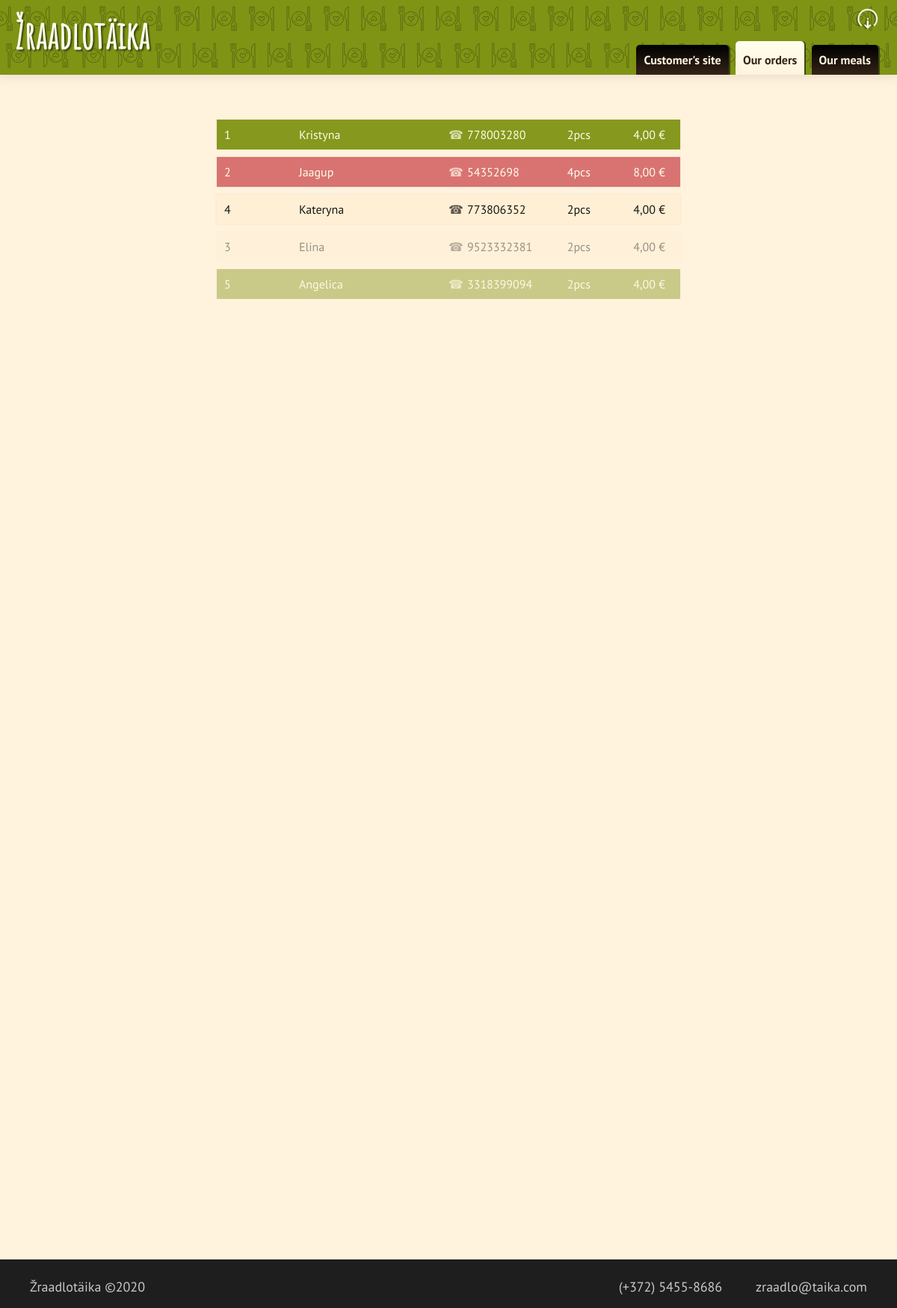
/orders.php (signed in), run on the app's committed database.
### tables this page shows
CREATE TABLE IF NOT EXISTS food_reservation
(
	reservation_id int,
    food_id int,
    food_quantity int NOT NULL,
    food_price double NOT NULL,
    reservation_state tinyint NOT NULL DEFAULT 0,
		 
         
         
         
         
	FOREIGN KEY (reservation_id)
		REFERENCES reservation (reservation_id),
	FOREIGN KEY (food_id)
		REFERENCES food (food_id),
	PRIMARY KEY (reservation_id, food_id)
);

CREATE TABLE IF NOT EXISTS reservation
(
    reservation_id int PRIMARY KEY AUTO_INCREMENT,
    access_code varchar(5) NOT NULL,
    customer_name varchar(100) NOT NULL,
    customer_contact varchar(16) NOT NULL
);

### common.php (called while the page is built, shortened)
<?php
    function connect_restaurant($conn, $email) {
        $sql = "SELECT restaurant_id FROM restaurant
                    WHERE restaurant_email='$email'";
        $result = $conn->query($sql);
        $row = $result->fetch_assoc();
        return $row["restaurant_id"];
    }
    function create_item($values, $item_html) {
        foreach($values as $key => $value) {
            $item_html = str_replace("'%$key%'", $value, $item_html);
        }
        return $item_html;
    }
?>

### orders.php (the view, shortened to what this page needs)
<?php
    require_once 'common.php';
    $conn = connect();
    $restaurant_id = connect_restaurant($conn, $_SESSION["restaurant_email"]);
    function get_results() {
        global $conn, $restaurant_id;
        $sql = "SELECT reservation.reservation_id AS ORDER_ID, access_code AS ACCESS_CODE, customer_name AS CUSTOMER_NAME, customer_contact AS CUSTOMER_PHONE, food_reservation.food_quantity AS ORDER_QUANTITY, food_reservation.food_price AS ORDER_PRICE, reservation_state AS `STATE`
            FROM reservation
                INNER JOIN food_reservation
                    ON food_reservation.reservation_id=reservation.reservation_id
                INNER JOIN food
                    ON food_reservation.food_id=food.food_id
            WHERE restaurant_id=$restaurant_id";
        $result = $conn->query($sql);
        $reservations = array();
        foreach($result->fetch_all(MYSQLI_ASSOC) as $row) {
            if (!array_key_exists($row["ORDER_ID"], $reservations)) {
                $row["EMAIL"] = $_SESSION["restaurant_email"];
                $row["ORDER_PRICE"] *= $row["ORDER_QUANTITY"];
                $reservations[$row["ORDER_ID"]] = $row;
                continue;
            }
            $reservations[$row["ORDER_ID"]]["ORDER_QUANTITY"]+=$row["ORDER_QUANTITY"];
            $reservations[$row["ORDER_ID"]]["ORDER_PRICE"]+=$row["ORDER_QUANTITY"]*$row["ORDER_PRICE"];
        }
        usort($reservations,'compare_orders');
        foreach($reservations as $row) {
            $row["ORDER_PRICE"] = number_format($row["ORDER_PRICE"],2,',','');
            echo create_item($row, file_get_contents("other/order_template.html"));
        }
    }
?>
<html lang="en">
    <head>
        <link href="styles/orders.css" rel="stylesheet">
    </head>
    <body>
        <header id="fixed_header">
            <div class="nav2">
                <div><a href="logout.php"><img src="img/log-out.png"></a></div>
            </div>
            <a href="index.php"><h1>Žraadlotäika</h1></a>
            <nav>
                <a href="customer.php">Customer's site</a>
                <a href="orders.php" class="opened">Our orders</a>
                <a href="restaurant.php">Our meals</a>
            </nav>
        </header>
        <section id="main">
            <section id="centered_main">
                <?php get_results()?>
            </section>
        </section>
    </body>
</html>

### styles/orders.css (style rules this page uses)
#centered_main { margin-top: calc(var(--header-height) + 50px) }
.order_item0, .order_item1, .order_item2, .order_item3, .order_item4 { display: grid; grid-template-columns: 100px 200px 120px 70px 100px; align-items: center; width:600px; opacity: 0.9; background-color: #ffefd4; margin: 10px; padding: 10px; box-shadow: 0px 0px 3px 1px rgba(0, 0, 0, 5%); }
.customer_phone::before { content: "\260E"; margin-right: 5px; opacity: 0.7; }
.order_quantity::after { content: "pcs" }
.order_quantity { justify-self: right; }
.order_price::after { content: " \20AC"; }
.order_price { justify-self: right; }
.order_item0 { background-color: var(--main-color); color: var(--light-color); }
.order_item1 { background-color: var(--warning-color); color: var(--light-color); }
.order_item3 { opacity: 0.4; }
.order_item4 { background-color: var(--main-color); color: var(--light-color); opacity: 0.4; }

### styles/common.css (style rules this page uses)
:root { --background-color: #fff3de; --text-color: #342417; --warning-color: #d46666; --text-font: 'PT Sans'; --main-color: #798f09; --main-color-transparent: #798f09de; --main-shadow: #39490e; --main-shadow-transparent: #39490ea2; --background-shadow: #fff3de; --header-font: 'Amatic SC'; --light-color: #fffeed; --header-height: 100px; --footer-height: 65px; }
body { background-color: var(--background-color); color: var(--text-color); font-family: var(--text-font); margin: 0; }
a { text-decoration: none; color: black; font-weight: 200; }
#main { width: 100%; text-align: center; }
body * { text-align: left; }
#centered_main { display: inline-block; margin-bottom: 100px; min-height: calc(100vh - var(--footer-height) - 100px); }
header { display: block; width: 100%; color: var(--light-color); height: var(--header-height); position: relative; margin-bottom: 20px; z-index: 1; box-shadow: 0px 0px 15px 2px rgba(0, 0, 0, 10%); }
header:after { content: ""; background: url(../img/background.png); background-color: var(--main-color); background-blend-mode: multiply; background-repeat: repeat; opacity: 0.95; top: 0; left: 0; bottom: 0; right: 0; position: absolute; z-index: -1; }
header .nav2 { position: absolute; display: inline-block; top: 10px; right: 10px; }
header .nav2 div { display: inline-block; }
header .nav2 div img { width: 30px; background-blend-mode: multiply; margin-right: 15px; }
header h1 { display: inline-block; position: relative; font-family: var(--header-font); margin: 0; font-size: 50px; margin-top: 15px; text-shadow: 2px 2px 2px var(--main-shadow); margin-left: 20px; color: var(--light-color); }
header nav { float: right; position: absolute; bottom: 0px; right: 20px; }
header nav a { display: inline-block; background: linear-gradient(rgb(0,0,0),var(--text-color)); text-align: center; border-radius: 5px 5px 0px 0px; padding: 10px; text-decoration: none; box-shadow: 2px 0px 0px var(--main-shadow); box-sizing: border-box; color: var(--background-color); font-weight: bold; margin-right: 5px; transition: padding-top 50ms; }
header nav .opened { background: linear-gradient(var(--light-color), var(--background-color)); color: var(--text-color); padding-top: 15px; }
#fixed_header { position: fixed; }
footer { position: relative; top: 100%; background: rgb(30, 30, 30); height: var(--footer-height); font-size: 18px; padding-top: 25px; padding-bottom: 20px; box-sizing: border-box; }
footer #contacts { margin: 0; float: right; }
footer #contacts * { display: inline-block; color: rgb(200, 200, 200); margin: 0; padding: 0; }
footer #contacts li { margin-right: 40px; }
footer p { display: inline-block; margin: 0; margin-left: 40px; color: rgb(200, 200, 200); }

### data on the page
food_reservation: reservation_state+food_quantity "1 Kristyna 778003280 2 4,00"
food_reservation: reservation_state+food_quantity "2 Jaagup 54352698 4 8,00"
food_reservation: reservation_state+food_quantity "4 Kateryna 773806352 2 4,00"
food_reservation: reservation_state+food_quantity "3 Elina 9523332381 2 4,00"
food_reservation: reservation_state+food_quantity "5 Angelica 3318399094 2 4,00"
